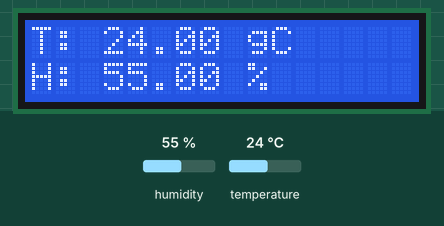
Bench run of a sketch on a simulated Arduino Uno, built with avr-gcc and run on an emulated ATmega328P. Parts: 16×2 character LCD. The test bench sets the inputs (shaded band); at power-on: humidity 55 %, temperature 24 °C. What the sketch prints to the serial monitor is not drawn.

Above: at 3.7 s.
3.8 s: humidity set to 22 %
At 6.3 s:
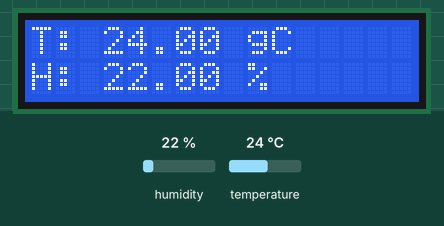
6.8 s: temperature set to 12 °C
At 7.8 s:
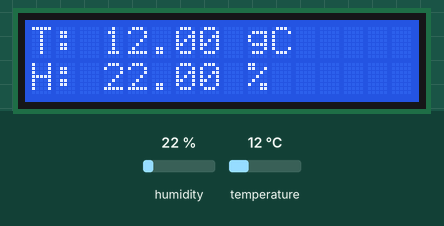
9.8 s: humidity set to 40 %
At 12.0 s:
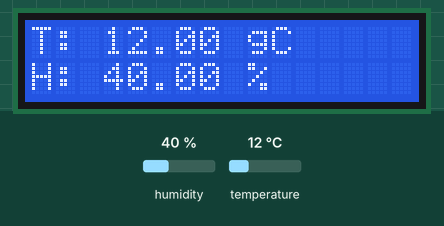
12.8 s: temperature set to 19 °C
At 14.7 s:
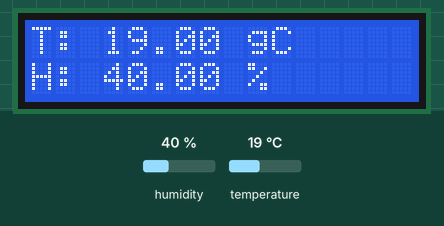
Timing chart, 0 to 16.2 s (numbered marks = the images above; inputs shaded):
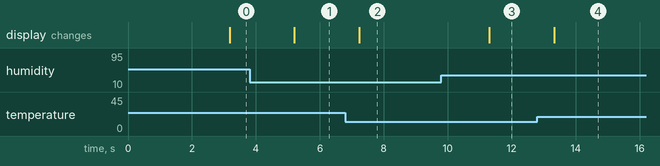

The sketch:

DISPLAY_TEMP_HUM.ino
```cpp
// Example testing sketch for various DHT humidity/temperature sensors
// Written by ladyada, public domain

#include "DHT.h"
#include <Wire.h>
#include <LiquidCrystal_I2C.h>

#define DHTPIN 2     // what digital pin we're connected to

// Uncomment whatever type you're using!
//#define DHTTYPE DHT11   // DHT 11
#define DHTTYPE DHT22   // DHT 22  (AM2302), AM2321
//#define DHTTYPE DHT21   // DHT 21 (AM2301)

// Connect pin 1 (on the left) of the sensor to +5V
// NOTE: If using a board with 3.3V logic like an Arduino Due connect pin 1
// to 3.3V instead of 5V!
// Connect pin 2 of the sensor to whatever your DHTPIN is
// Connect pin 4 (on the right) of the sensor to GROUND
// Connect a 10K resistor from pin 2 (data) to pin 1 (power) of the sensor

// Initialize DHT sensor.
// Note that older versions of this library took an optional third parameter to
// tweak the timings for faster processors.  This parameter is no longer needed
// as the current DHT reading algorithm adjusts itself to work on faster procs.
DHT dht(DHTPIN, DHTTYPE);

LiquidCrystal_I2C lcd(0x27, 2, 1, 0, 4, 5, 6, 7, 3, POSITIVE);

// Creat a set of new characters
const uint8_t charBitmap[][8] = {
   { 0xc, 0x12, 0x12, 0xc, 0, 0, 0, 0 },
   { 0x6, 0x9, 0x9, 0x6, 0, 0, 0, 0 },
   { 0x0, 0x6, 0x9, 0x9, 0x6, 0, 0, 0x0 },
   { 0x0, 0xc, 0x12, 0x12, 0xc, 0, 0, 0x0 },
   { 0x0, 0x0, 0xc, 0x12, 0x12, 0xc, 0, 0x0 },
   { 0x0, 0x0, 0x6, 0x9, 0x9, 0x6, 0, 0x0 },
   { 0x0, 0x0, 0x0, 0x6, 0x9, 0x9, 0x6, 0x0 },
   { 0x0, 0x0, 0x0, 0xc, 0x12, 0x12, 0xc, 0x0 }

};

void setup() {
  Serial.begin(9600);
  int charBitmapSize = (sizeof(charBitmap ) / sizeof (charBitmap[0]));
  lcd.begin(16,2);
  for ( int i = 0; i < charBitmapSize; i++ )
  {
     lcd.createChar ( i, (uint8_t *)charBitmap[i] );
  }

  lcd.home ();                   // go home
  lcd.print("Medida T y H");
  lcd.setCursor ( 0, 1 );        // go to the next line
  lcd.print ("Santi R");
  delay ( 1000 );

  dht.begin();
}

void loop() {
  // Wait a few seconds between measurements.
  delay(2000);

  // Reading temperature or humidity takes about 250 milliseconds!
  // Sensor readings may also be up to 2 seconds 'old' (its a very slow sensor)
  float h = dht.readHumidity();
  // Read temperature as Celsius (the default)
  float t = dht.readTemperature();
  // Read temperature as Fahrenheit (isFahrenheit = true)
  float f = dht.readTemperature(true);

  // Check if any reads failed and exit early (to try again).
  if (isnan(h) || isnan(t) || isnan(f)) {
    Serial.println("Failed to read from DHT sensor!");
    return;
  }

  // Compute heat index in Fahrenheit (the default)
  float hif = dht.computeHeatIndex(f, h);
  // Compute heat index in Celsius (isFahreheit = false)
  float hic = dht.computeHeatIndex(t, h, false);

  Serial.print("Humidity: ");
  Serial.print(h);
  Serial.print(" %\t");
  Serial.print("Temperature: ");
  Serial.print(t);
  Serial.println(" *C ");

  lcd.home ();
  lcd.print("T: ");
  lcd.print(t);
  lcd.print(" gC ");
  lcd.setCursor ( 0, 1 );
  lcd.print("H: ");
  lcd.print(h);
  lcd.print(" % ");

}
```

Measured:
- after the input at 3.8 s, the display: changes after 1.4 s (image 1)
- after the input at 6.8 s, the display: changes after 0.44 s (image 2)
- after the input at 9.8 s, the display: changes after 1.5 s (image 3)
- after the input at 12.8 s, the display: changes after 0.53 s (image 4)
